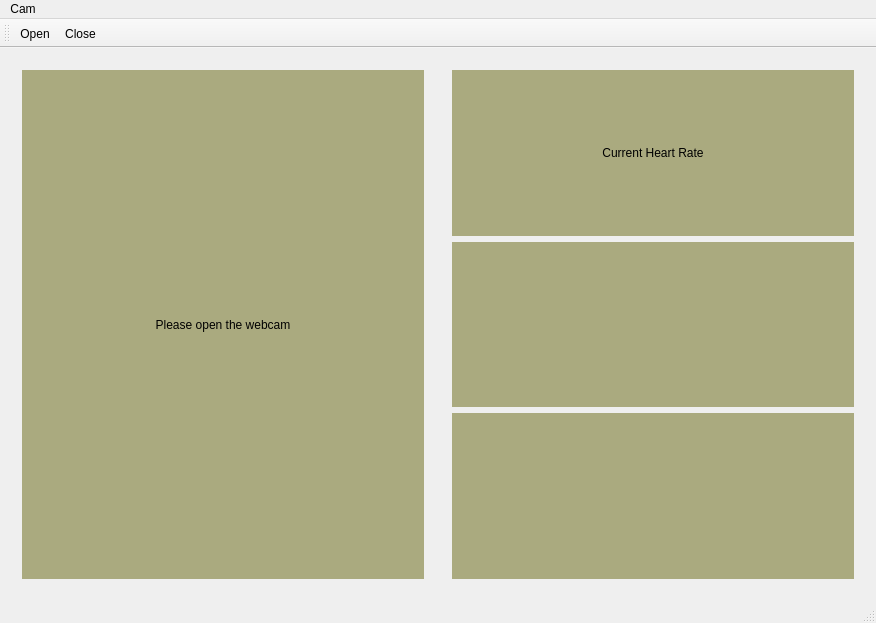
<?xml version="1.0" encoding="UTF-8"?>
<ui version="4.0">
 <class>MainWindow</class>
 <widget class="QMainWindow" name="MainWindow">
  <property name="geometry">
   <rect>
    <x>0</x>
    <y>0</y>
    <width>876</width>
    <height>623</height>
   </rect>
  </property>
  <property name="windowTitle">
   <string>MainWindow</string>
  </property>
  <widget class="QWidget" name="centralWidget">
   <layout class="QGridLayout" name="gridLayout">
    <item row="0" column="0">
     <layout class="QHBoxLayout" name="horizontalLayout">
      <item>
       <widget class="QWidget" name="widgetCam" native="true">
        <layout class="QGridLayout" name="gridLayout_2">
         <item row="0" column="0">
          <widget class="QLabel" name="labelCam">
           <property name="styleSheet">
            <string notr="true">font: 11pt &quot;Droid Sans&quot;;
background-color: rgb(170, 170, 127);</string>
           </property>
           <property name="text">
            <string>Please open the webcam</string>
           </property>
           <property name="alignment">
            <set>Qt::AlignCenter</set>
           </property>
          </widget>
         </item>
        </layout>
       </widget>
      </item>
      <item>
       <widget class="QWidget" name="widgetDisp" native="true">
        <property name="styleSheet">
         <string notr="true"/>
        </property>
        <layout class="QGridLayout" name="gridLayout_3">
         <item row="0" column="0">
          <layout class="QVBoxLayout" name="verticalLayout">
           <item>
            <widget class="QWidget" name="wdtHeartRate" native="true">
             <property name="styleSheet">
              <string notr="true">font: 75 11pt &quot;Droid Sans&quot;;
background-color: rgb(170, 170, 127);</string>
             </property>
             <layout class="QGridLayout" name="gridLayout_4">
              <item row="0" column="0">
               <widget class="QLabel" name="labelHeartRate">
                <property name="styleSheet">
                 <string notr="true">font: 11pt &quot;Droid Sans&quot;;</string>
                </property>
                <property name="text">
                 <string>Current Heart Rate</string>
                </property>
                <property name="alignment">
                 <set>Qt::AlignCenter</set>
                </property>
               </widget>
              </item>
             </layout>
            </widget>
           </item>
           <item>
            <widget class="QWidget" name="wdtPlotRate" native="true">
             <property name="styleSheet">
              <string notr="true">background-color: rgb(170, 170, 127);</string>
             </property>
            </widget>
           </item>
           <item>
            <widget class="QWidget" name="wdtHistogram" native="true">
             <property name="styleSheet">
              <string notr="true">background-color: rgb(170, 170, 127);</string>
             </property>
            </widget>
           </item>
          </layout>
         </item>
        </layout>
       </widget>
      </item>
     </layout>
    </item>
   </layout>
  </widget>
  <widget class="QMenuBar" name="menuBar">
   <property name="geometry">
    <rect>
     <x>0</x>
     <y>0</y>
     <width>876</width>
     <height>23</height>
    </rect>
   </property>
   <widget class="QMenu" name="menuCam">
    <property name="title">
     <string>Cam</string>
    </property>
    <addaction name="actionOpenCam"/>
    <addaction name="actionCloseCam"/>
    <addaction name="separator"/>
    <addaction name="actionQuit"/>
   </widget>
   <addaction name="menuCam"/>
  </widget>
  <widget class="QToolBar" name="mainToolBar">
   <attribute name="toolBarArea">
    <enum>TopToolBarArea</enum>
   </attribute>
   <attribute name="toolBarBreak">
    <bool>false</bool>
   </attribute>
   <addaction name="actionOpenCam"/>
   <addaction name="actionCloseCam"/>
  </widget>
  <widget class="QStatusBar" name="statusBar"/>
  <action name="actionOpenCam">
   <property name="icon">
    <iconset resource="icons.qrc">
     <normaloff>:/new/prefix1/icons/document-open.png</normaloff>:/new/prefix1/icons/document-open.png</iconset>
   </property>
   <property name="text">
    <string>Open</string>
   </property>
   <property name="toolTip">
    <string>打开摄像头</string>
   </property>
  </action>
  <action name="actionCloseCam">
   <property name="icon">
    <iconset resource="icons.qrc">
     <normaloff>:/new/prefix1/icons/gtk-close.png</normaloff>:/new/prefix1/icons/gtk-close.png</iconset>
   </property>
   <property name="text">
    <string>Close</string>
   </property>
   <property name="toolTip">
    <string>关闭摄像头</string>
   </property>
  </action>
  <action name="actionQuit">
   <property name="icon">
    <iconset resource="icons.qrc">
     <normaloff>:/new/prefix1/icons/exit.png</normaloff>:/new/prefix1/icons/exit.png</iconset>
   </property>
   <property name="text">
    <string>Quit</string>
   </property>
   <property name="toolTip">
    <string>退出程序</string>
   </property>
  </action>
 </widget>
 <layoutdefault spacing="6" margin="11"/>
 <resources>
  <include location="icons.qrc"/>
 </resources>
 <connections/>
</ui>
